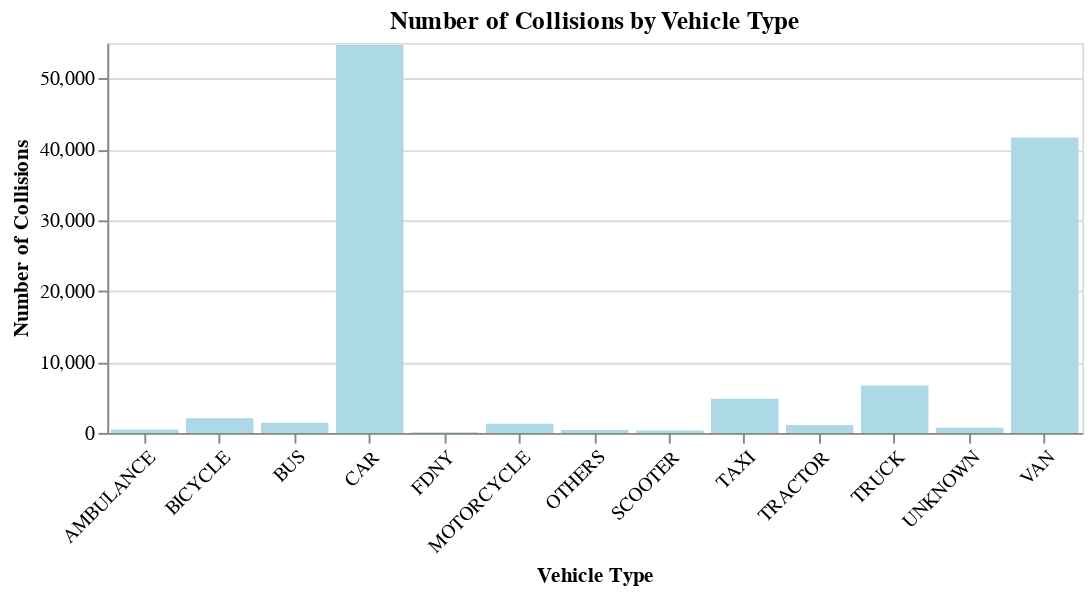

The notebook cell this image was saved under:
### Markdown cell above
Given that we aggregated the type of vehicles to a total of just 13 classes, the bar chart is the first option that comes to our mind.

### Code cell
df = collisions[['VEHICLE TYPE CODE 1']]

alt.Chart(df).mark_bar().encode(
    x=alt.X('VEHICLE TYPE CODE 1:N', title='Vehicle Type', axis=alt.Axis(labelAngle=-45)),
    y=alt.Y('count():Q', title='Number of Collisions')
).properties(
    width=500,
    height=200,
    title='Number of Collisions by Vehicle Type'
).configure_mark(
    color='lightblue'
)

### Figure 1 — Vega specification as saved in the notebook (floating-point values rounded to 4 significant figures)
{"$schema": "https://vega.github.io/schema/vega/v5.json", "data": [{"name": "source_0", "values": [{"VEHICLE TYPE CODE 1": "VAN", "__count": 41651}, {"VEHICLE TYPE CODE 1": "CAR", "__count": 54690}, {"VEHICLE TYPE CODE 1": "BUS", "__count": 1430}, {"VEHICLE TYPE CODE 1": "TRACTOR", "__count": 1098}, {"VEHICLE TYPE CODE 1": "TAXI", "__count": 4806}, {"VEHICLE TYPE CODE 1": "SCOOTER", "__count": 324}, {"VEHICLE TYPE CODE 1": "TRUCK", "__count": 6684}, {"VEHICLE TYPE CODE 1": "MOTORCYCLE", "__count": 1275}, {"VEHICLE TYPE CODE 1": "BICYCLE", "__count": 2083}, {"VEHICLE TYPE CODE 1": "OTHERS", "__count": 414}, {"VEHICLE TYPE CODE 1": "AMBULANCE", "__count": 470}, {"VEHICLE TYPE CODE 1": "FDNY", "__count": 76}, {"VEHICLE TYPE CODE 1": "UNKNOWN", "__count": 739}]}, {"name": "source_0_x_domain_VEHICLE TYPE CODE 1", "values": [{"VEHICLE TYPE CODE 1": "VAN"}, {"VEHICLE TYPE CODE 1": "CAR"}, {"VEHICLE TYPE CODE 1": "BUS"}, {"VEHICLE TYPE CODE 1": "TRACTOR"}, {"VEHICLE TYPE CODE 1": "TAXI"}, {"VEHICLE TYPE CODE 1": "SCOOTER"}, {"VEHICLE TYPE CODE 1": "TRUCK"}, {"VEHICLE TYPE CODE 1": "MOTORCYCLE"}, {"VEHICLE TYPE CODE 1": "BICYCLE"}, {"VEHICLE TYPE CODE 1": "OTHERS"}, {"VEHICLE TYPE CODE 1": "AMBULANCE"}, {"VEHICLE TYPE CODE 1": "FDNY"}, {"VEHICLE TYPE CODE 1": "UNKNOWN"}]}, {"name": "source_0_y_domain___count", "values": [{"min": 76, "max": 54690}]}], "marks": [{"type": "rect", "name": "marks", "from": {"data": "source_0"}, "encode": {"update": {"y": {"field": "__count", "scale": "y"}, "y2": {"value": 0, "scale": "y"}, "x": {"field": "VEHICLE TYPE CODE 1", "scale": "x"}, "ariaRoleDescription": {"value": "bar"}, "fill": {"value": "lightblue"}, "description": {"signal": "\"Vehicle Type: \" + (isValid(datum[\"VEHICLE TYPE CODE 1\"]) ? datum[\"VEHICLE TYPE CODE 1\"] : \"\"+datum[\"VEHICLE TYPE CODE 1\"]) + \"; Number of Collisions: \" + (format(datum[\"__count\"], \"\"))"}, "width": {"signal": "max(0.25, bandwidth('x'))"}}}, "style": ["bar"]}], "scales": [{"name": "x", "type": "band", "domain": {"data": "source_0_x_domain_VEHICLE TYPE CODE 1", "field": "VEHICLE TYPE CODE 1", "sort": true}, "range": [0, {"signal": "width"}], "paddingOuter": 0.05, "paddingInner": 0.1}, {"name": "y", "type": "linear", "domain": [{"signal": "(data(\"source_0_y_domain___count\")[0] || {}).min"}, {"signal": "(data(\"source_0_y_domain___count\")[0] || {}).max"}], "range": [{"signal": "height"}, 0], "nice": true, "zero": true}], "axes": [{"scale": "y", "gridScale": "x", "minExtent": 0, "domain": false, "maxExtent": 0, "ticks": false, "orient": "left", "grid": true, "tickCount": {"signal": "ceil(height/40)"}, "labels": false, "aria": false, "zindex": 0}, {"scale": "x", "grid": false, "orient": "bottom", "labelAngle": 315, "labelAlign": "right", "labelBaseline": "top", "zindex": 0, "title": "Vehicle Type"}, {"scale": "y", "title": "Number of Collisions", "labelOverlap": true, "zindex": 0, "orient": "left", "grid": false, "tickCount": {"signal": "ceil(height/40)"}}], "title": {"text": "Number of Collisions by Vehicle Type", "frame": "group"}, "background": "white", "height": 200, "padding": 5, "width": 500, "style": "cell"}
